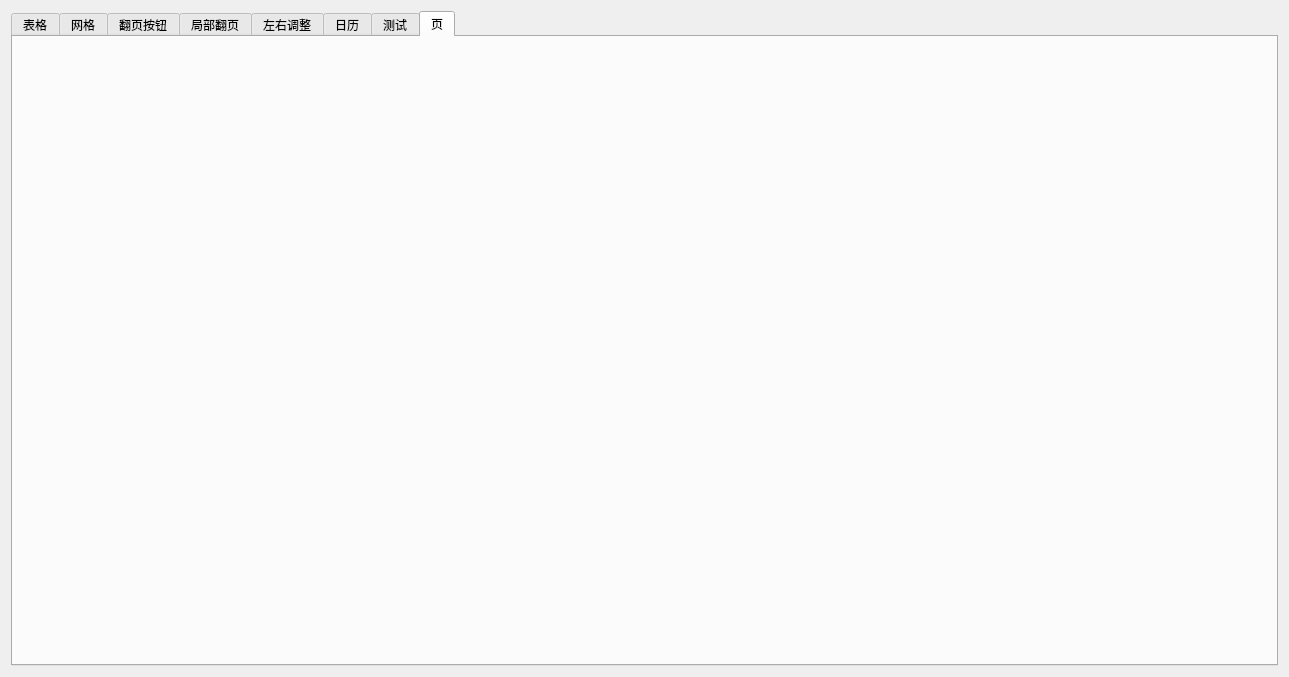
<?xml version="1.0" encoding="UTF-8"?>
<ui version="4.0">
 <class>UnitComponentTest</class>
 <widget class="QWidget" name="UnitComponentTest">
  <property name="geometry">
   <rect>
    <x>0</x>
    <y>0</y>
    <width>1289</width>
    <height>677</height>
   </rect>
  </property>
  <property name="windowTitle">
   <string>UnitComponentTest</string>
  </property>
  <layout class="QGridLayout" name="gridLayout_2">
   <item row="0" column="0">
    <widget class="QTabWidget" name="tabWidget">
     <property name="currentIndex">
      <number>7</number>
     </property>
     <widget class="QWidget" name="tab">
      <attribute name="title">
       <string>表格</string>
      </attribute>
      <layout class="QGridLayout" name="gridLayout">
       <item row="0" column="0">
        <layout class="QVBoxLayout" name="verticalLayout" stretch="9,1">
         <item>
          <widget class="CusTableView" name="widget" native="true"/>
         </item>
         <item>
          <layout class="QHBoxLayout" name="horizontalLayout">
           <item>
            <widget class="QPushButton" name="pushButton_2">
             <property name="text">
              <string>PushButton</string>
             </property>
            </widget>
           </item>
           <item>
            <widget class="QPushButton" name="pushButton">
             <property name="text">
              <string>PushButton</string>
             </property>
            </widget>
           </item>
           <item>
            <widget class="QPushButton" name="pushButton_3">
             <property name="text">
              <string>PushButton</string>
             </property>
            </widget>
           </item>
          </layout>
         </item>
        </layout>
       </item>
      </layout>
     </widget>
     <widget class="QWidget" name="tab_2">
      <property name="styleSheet">
       <string notr="true"/>
      </property>
      <attribute name="title">
       <string>网格</string>
      </attribute>
      <layout class="QVBoxLayout" name="verticalLayout_2" stretch="9,1">
       <item>
        <widget class="FlowLayoutArea" name="FlowFrame">
         <property name="frameShape">
          <enum>QFrame::StyledPanel</enum>
         </property>
         <property name="frameShadow">
          <enum>QFrame::Raised</enum>
         </property>
        </widget>
       </item>
       <item>
        <layout class="QHBoxLayout" name="horizontalLayout_2">
         <item>
          <widget class="QPushButton" name="pushButton_4">
           <property name="text">
            <string>PushButton</string>
           </property>
          </widget>
         </item>
         <item>
          <widget class="QPushButton" name="pushButton_5">
           <property name="text">
            <string>PushButton</string>
           </property>
          </widget>
         </item>
         <item>
          <widget class="QPushButton" name="pushButton_6">
           <property name="text">
            <string>PushButton</string>
           </property>
          </widget>
         </item>
        </layout>
       </item>
      </layout>
     </widget>
     <widget class="QWidget" name="tab_3">
      <attribute name="title">
       <string>翻页按钮</string>
      </attribute>
      <layout class="QGridLayout" name="gridLayout_3">
       <item row="0" column="0">
        <widget class="TablePageButton" name="frame">
         <property name="frameShape">
          <enum>QFrame::StyledPanel</enum>
         </property>
         <property name="frameShadow">
          <enum>QFrame::Raised</enum>
         </property>
        </widget>
       </item>
      </layout>
     </widget>
     <widget class="QWidget" name="tab_4">
      <attribute name="title">
       <string>局部翻页</string>
      </attribute>
      <layout class="QVBoxLayout" name="verticalLayout_4" stretch="9,1">
       <item>
        <widget class="TurnPageGridView" name="turnPageViewWidget" native="true"/>
       </item>
       <item>
        <layout class="QHBoxLayout" name="horizontalLayout_3">
         <item>
          <widget class="QPushButton" name="turnPage_btn1">
           <property name="text">
            <string>PushButton</string>
           </property>
          </widget>
         </item>
         <item>
          <widget class="QPushButton" name="turnPageBtn_2">
           <property name="text">
            <string>PushButton</string>
           </property>
          </widget>
         </item>
        </layout>
       </item>
      </layout>
     </widget>
     <widget class="QWidget" name="tab_5">
      <attribute name="title">
       <string>左右调整</string>
      </attribute>
      <widget class="CusAdjustBox" name="frame_2">
       <property name="geometry">
        <rect>
         <x>170</x>
         <y>130</y>
         <width>231</width>
         <height>61</height>
        </rect>
       </property>
       <property name="frameShape">
        <enum>QFrame::StyledPanel</enum>
       </property>
       <property name="frameShadow">
        <enum>QFrame::Raised</enum>
       </property>
      </widget>
     </widget>
     <widget class="QWidget" name="tab_6">
      <attribute name="title">
       <string>日历</string>
      </attribute>
      <layout class="QGridLayout" name="gridLayout_4">
       <item row="0" column="0">
        <widget class="CusCalendarBox" name="widget_2" native="true"/>
       </item>
       <item row="1" column="0">
        <widget class="QPushButton" name="pushButton_7">
         <property name="text">
          <string>PushButton</string>
         </property>
        </widget>
       </item>
      </layout>
     </widget>
     <widget class="QWidget" name="tab_7">
      <attribute name="title">
       <string>测试</string>
      </attribute>
      <layout class="QGridLayout" name="gridLayout_5">
       <item row="0" column="0">
        <widget class="QFrame" name="frame_3">
         <property name="styleSheet">
          <string notr="true">background-color: rgb(255, 85, 255);</string>
         </property>
         <property name="frameShape">
          <enum>QFrame::StyledPanel</enum>
         </property>
         <property name="frameShadow">
          <enum>QFrame::Raised</enum>
         </property>
        </widget>
       </item>
       <item row="0" column="1">
        <widget class="QWidget" name="widget_3" native="true">
         <property name="styleSheet">
          <string notr="true">background-color: rgb(85, 255, 127);</string>
         </property>
        </widget>
       </item>
      </layout>
     </widget>
     <widget class="QWidget" name="tab_8">
      <attribute name="title">
       <string>页</string>
      </attribute>
      <layout class="QGridLayout" name="gridLayout_6">
       <item row="0" column="0">
        <widget class="CusLineChartWidget" name="widget_4" native="true"/>
       </item>
      </layout>
     </widget>
    </widget>
   </item>
  </layout>
 </widget>
 <customwidgets>
  <customwidget>
   <class>CusTableView</class>
   <extends>QWidget</extends>
   <header location="global">CusTableView.h</header>
   <container>1</container>
  </customwidget>
  <customwidget>
   <class>TurnPageGridView</class>
   <extends>QWidget</extends>
   <header location="global">TurnPageGridView.h</header>
   <container>1</container>
  </customwidget>
  <customwidget>
   <class>FlowLayoutArea</class>
   <extends>QFrame</extends>
   <header location="global">FlowLayoutArea.h</header>
   <container>1</container>
  </customwidget>
  <customwidget>
   <class>TablePageButton</class>
   <extends>QFrame</extends>
   <header location="global">TablePageButton.h</header>
   <container>1</container>
  </customwidget>
  <customwidget>
   <class>CusAdjustBox</class>
   <extends>QFrame</extends>
   <header location="global">CusAdjustBox.h</header>
   <container>1</container>
  </customwidget>
  <customwidget>
   <class>CusCalendarBox</class>
   <extends>QWidget</extends>
   <header location="global">CusCalendarBox.h</header>
   <container>1</container>
  </customwidget>
  <customwidget>
   <class>CusLineChartWidget</class>
   <extends>QWidget</extends>
   <header location="global">CusLineChartWidget.h</header>
   <container>1</container>
  </customwidget>
 </customwidgets>
 <resources/>
 <connections/>
</ui>
